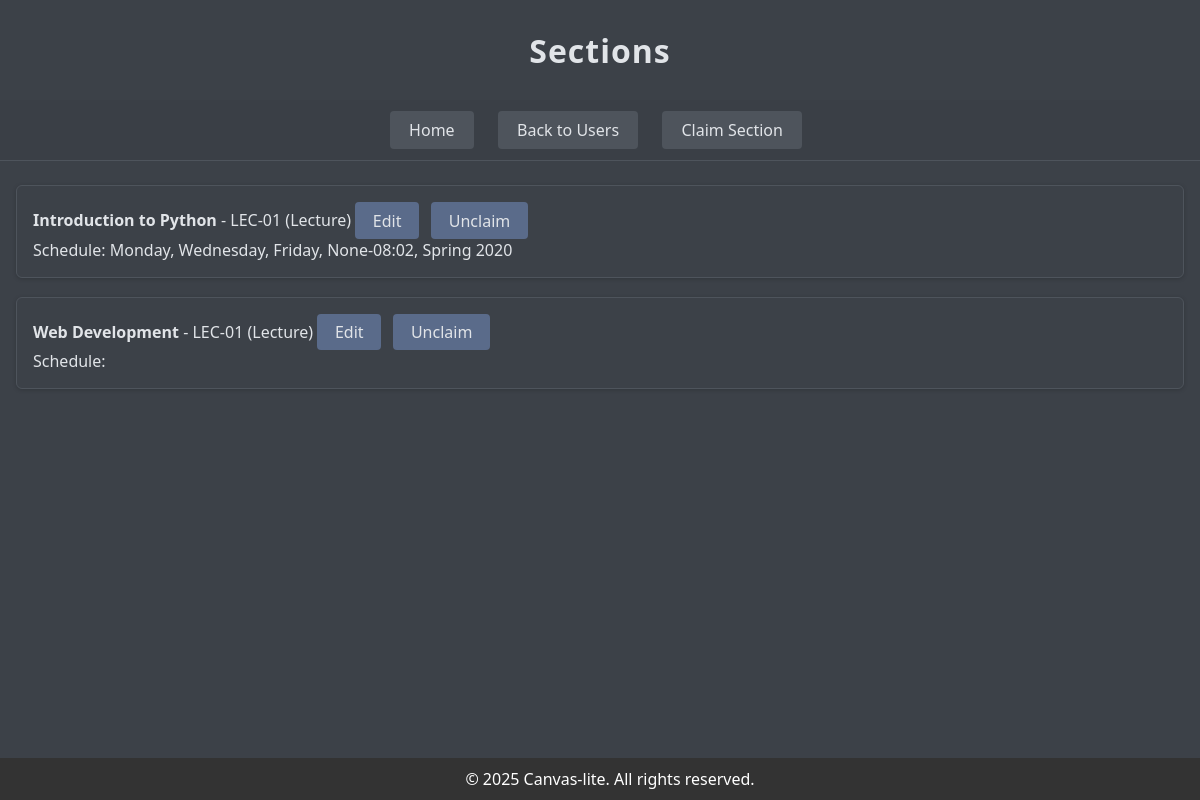
/sudo/user/2/section/ (signed in), run on an earlier commit of the app's database.
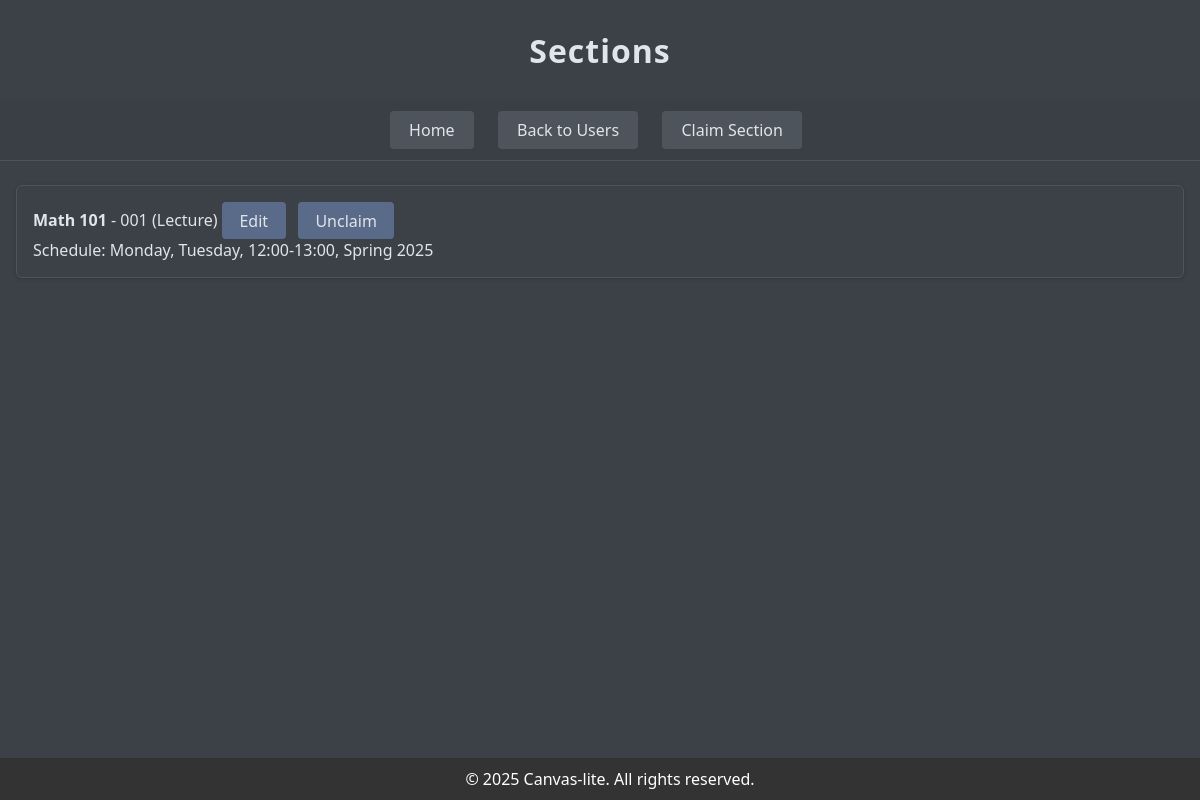
And on a later commit of the database.
### webapp/models/section.py (models this page shows, shortened)
class Section(models.Model):
    name = models.CharField(max_length=100)
    schedule = models.JSONField(default=dict)
    section_type = models.CharField(
        max_length=3,
        choices=SectionType,
        default=SectionType.LECTURE,
    )
    course = models.ForeignKey('Course', on_delete=models.CASCADE, related_name='sections')
    instructor = models.ForeignKey(
        settings.AUTH_USER_MODEL,
        on_delete=models.SET_NULL,
        null=True,
        blank=True,
        related_name='sections_taught'
    )
    main_section = models.ForeignKey(
        'self',
        null=True,
        blank=True,
        on_delete=models.CASCADE,
        related_name='sub_sections'
    )
    class Meta:
        unique_together = (
            ('course', 'name'),
            ('main_section', 'name'),
        )

### webapp/models/courses.py (models this page shows, shortened)
class Course(models.Model):
    name = models.CharField(default=None, max_length=50)
    description = models.TextField(blank=True)

### webapp/views/admin.py (the view)
# urls.py: path('sudo/<str:model_name>/<int:id>/section/', views.sections_list, name='sections_list'),
@in_groups(["Admin"])
def sections_list(request, model_name, id):
    model = None
    if model_name == "user":
        model = get_object_or_404(User, id=id)
    elif model_name == "course":
        model = get_object_or_404(Course, id=id)
    else:
        Http404("invalid model name")
    sections = model.get_sections()
    return render(request, 'admin_pages/list_sections.html', {
        'model': model,
        'sections': sections,
        "model_name": model_name,
    })

### webapp/models/users.py (called while the page is built)
    def get_sections(self):
        return self.sections_taught.all()

### webapp/templatetags/site_tags.py (called while the page is built)
def get_label(value, choices):
    return dict(choices).get(value, value)

@register.filter
def format_schedule(schedule_json):
    if not schedule_json:
        return ""
    try:
        schedule = json.loads(schedule_json)
    except (TypeError, ValueError):
        return ""
    days = ', '.join(get_label(day, WEEKDAY_CHOICES) for day in schedule.get('days', []))
    start = schedule.get('start_time', 'N/A')
    end = schedule.get('end_time', 'N/A')
    semester = get_label(schedule.get('semester', ''), SEASON_CHOICES)
    year = schedule.get('year', '')
    return f"{days}, {start}-{end}, {semester} {year}"

### webapp/views/admin.py (called while the page is built)
def in_groups(group_names):
    def check(user):
        return user.groups.filter(name__in=group_names).exists()
    return user_passes_test(check)

### templates/admin_pages/list_sections.html (shortened to what this page needs)
{% extends "base.html" %}
{% load static %}
{% load site_tags %}
{% block content %}
    <header>
        <h1>Sections</h1>
    </header>
    <nav>
        <a href="{% url 'admin_home' %}" class="btn">Home</a>
        {% if model_name == 'user' %}
            <a href="{% url 'user_list' %}" class="btn">Back to Users</a>
            <a href="{% url "claim_section_list" model.id %}" class="btn">Claim Section</a>
        {% elif model_name == 'course' %}
            <a href="{% url 'courses_list' %}" class="btn">Back to Courses</a>
            <a href="{% url "create_section" model.id %}" class="btn">Create Section</a>
        {% endif %}
    </nav>
    <div class="container">
        {% for section in sections %}
            <div class="card section-card">
                {% if model_name == 'user' %}
                    <strong>{{ section.course.name }}</strong> -
                {% elif model_name == 'course' %}
                    <strong>{{ section.instructor.username|default:"TBA" }}</strong> -
                {% endif %}
                {{ section.name }} ({{ section.get_section_type_display }})
                <a href="{% url 'edit_model' 'section' section.id %}" class="btn">Edit</a>
                {% if model_name == 'user' %}
                    <a href="{% url 'unclaim_section' model.id section.id %}" class="btn">Unclaim</a>
                {% endif %}
                {% if section.schedule %}
                    <div class="schedule">Schedule: {{ section.schedule|format_schedule }}</div>
                {% else %}
                    <div class="schedule">No schedule data</div>
                {% endif %}
            </div>
        {% empty %}
            <p>No sections assigned</p>
        {% endfor %}
    </div>
{% endblock %}

What changed in the data, as far as the page shows it:
removed Section: course.name "Introduction to Python", name "LEC-01", section_type "Lecture", schedule "Monday, Wednesday, Friday, None-08:02, Spring 2020"
removed Section: course.name "Web Development", name "LEC-01", section_type "Lecture"
now on this page (row edited): Section: course.name "Math 101", name "001", section_type "Lecture", schedule "Monday, Tuesday, 12:00-13:00, Spring 2025"
